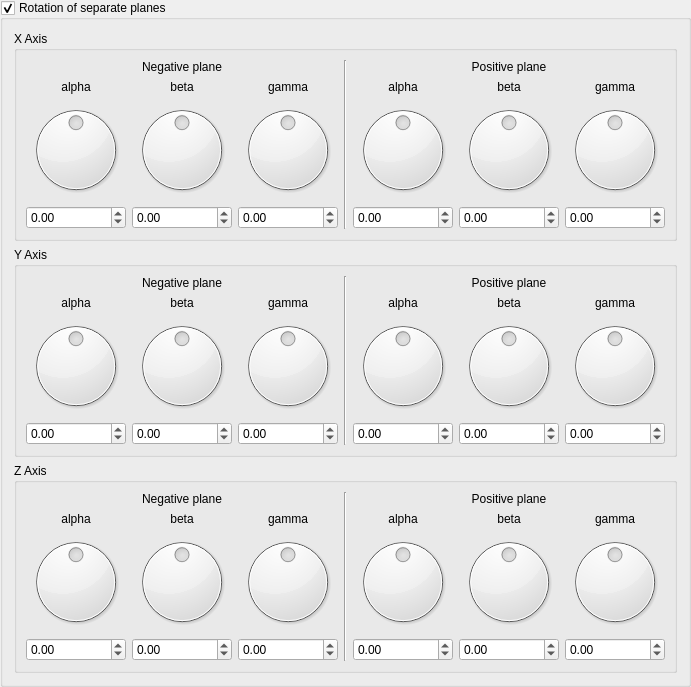
    <widget class="QGroupBox" name="groupCheck_mandelbox_rotations_enabled">
     <property name="title">
      <string>Rotation of separate planes</string>
     </property>
     <property name="checkable">
      <bool>true</bool>
     </property>
     <layout class="QVBoxLayout" name="verticalLayout_4">
      <item>
       <widget class="QGroupBox" name="groupBox_5">
        <property name="title">
         <string>X Axis</string>
        </property>
        <layout class="QVBoxLayout" name="verticalLayout_5">
         <item>
          <layout class="QGridLayout" name="gridLayout_3">
           <item row="3" column="5">
            <widget class="QDoubleSpinBox" name="spinboxd3_mandelbox_rotation_pos_1_y">
             <property name="prefix">
              <string/>
             </property>
             <property name="suffix">
              <string/>
             </property>
             <property name="decimals">
              <number>2</number>
             </property>
             <property name="minimum">
              <double>-180.000000000000000</double>
             </property>
             <property name="maximum">
              <double>180.000000000000000</double>
             </property>
             <property name="singleStep">
              <double>1.000000000000000</double>
             </property>
            </widget>
           </item>
           <item row="3" column="6">
            <widget class="QDoubleSpinBox" name="spinboxd3_mandelbox_rotation_pos_1_z">
             <property name="prefix">
              <string/>
             </property>
             <property name="suffix">
              <string/>
             </property>
             <property name="decimals">
              <number>2</number>
             </property>
             <property name="minimum">
              <double>-180.000000000000000</double>
             </property>
             <property name="maximum">
              <double>180.000000000000000</double>
             </property>
             <property name="singleStep">
              <double>1.000000000000000</double>
             </property>
            </widget>
           </item>
           <item row="3" column="4">
            <widget class="QDoubleSpinBox" name="spinboxd3_mandelbox_rotation_pos_1_x">
             <property name="prefix">
              <string/>
             </property>
             <property name="suffix">
              <string/>
             </property>
             <property name="decimals">
              <number>2</number>
             </property>
             <property name="minimum">
              <double>-180.000000000000000</double>
             </property>
             <property name="maximum">
              <double>180.000000000000000</double>
             </property>
             <property name="singleStep">
              <double>1.000000000000000</double>
             </property>
            </widget>
           </item>
           <item row="3" column="1">
            <widget class="QDoubleSpinBox" name="spinboxd3_mandelbox_rotation_neg_1_y">
             <property name="prefix">
              <string/>
             </property>
             <property name="suffix">
              <string/>
             </property>
             <property name="decimals">
              <number>2</number>
             </property>
             <property name="minimum">
              <double>-180.000000000000000</double>
             </property>
             <property name="maximum">
              <double>180.000000000000000</double>
             </property>
             <property name="singleStep">
              <double>1.000000000000000</double>
             </property>
            </widget>
           </item>
           <item row="3" column="2">
            <widget class="QDoubleSpinBox" name="spinboxd3_mandelbox_rotation_neg_1_z">
             <property name="prefix">
              <string/>
             </property>
             <property name="suffix">
              <string/>
             </property>
             <property name="decimals">
              <number>2</number>
             </property>
             <property name="minimum">
              <double>-180.000000000000000</double>
             </property>
             <property name="maximum">
              <double>180.000000000000000</double>
             </property>
             <property name="singleStep">
              <double>1.000000000000000</double>
             </property>
            </widget>
           </item>
           <item row="1" column="4">
            <widget class="QLabel" name="label_19">
             <property name="text">
              <string>alpha</string>
             </property>
             <property name="alignment">
              <set>Qt::AlignCenter</set>
             </property>
            </widget>
           </item>
           <item row="1" column="5">
            <widget class="QLabel" name="label_20">
             <property name="text">
              <string>beta</string>
             </property>
             <property name="alignment">
              <set>Qt::AlignCenter</set>
             </property>
            </widget>
           </item>
           <item row="1" column="2">
            <widget class="QLabel" name="label_18">
             <property name="text">
              <string>gamma</string>
             </property>
             <property name="alignment">
              <set>Qt::AlignCenter</set>
             </property>
            </widget>
           </item>
           <item row="2" column="1">
            <widget class="QDial" name="dial3_mandelbox_rotation_neg_1_y">
             <property name="minimum">
              <number>-18000</number>
             </property>
             <property name="maximum">
              <number>18000</number>
             </property>
             <property name="wrapping">
              <bool>true</bool>
             </property>
            </widget>
           </item>
           <item row="1" column="1">
            <widget class="QLabel" name="label_16">
             <property name="text">
              <string>beta</string>
             </property>
             <property name="alignment">
              <set>Qt::AlignCenter</set>
             </property>
            </widget>
           </item>
           <item row="2" column="4">
            <widget class="QDial" name="dial3_mandelbox_rotation_pos_1_x">
             <property name="minimum">
              <number>-18000</number>
             </property>
             <property name="maximum">
              <number>18000</number>
             </property>
             <property name="wrapping">
              <bool>true</bool>
             </property>
            </widget>
           </item>
           <item row="2" column="5">
            <widget class="QDial" name="dial3_mandelbox_rotation_pos_1_y">
             <property name="minimum">
              <number>-18000</number>
             </property>
             <property name="maximum">
              <number>18000</number>
             </property>
             <property name="wrapping">
              <bool>true</bool>
             </property>
            </widget>
           </item>
           <item row="3" column="0">
            <widget class="QDoubleSpinBox" name="spinboxd3_mandelbox_rotation_neg_1_x">
             <property name="prefix">
              <string/>
             </property>
             <property name="suffix">
              <string/>
             </property>
             <property name="decimals">
              <number>2</number>
             </property>
             <property name="minimum">
              <double>-180.000000000000000</double>
             </property>
             <property name="maximum">
              <double>180.000000000000000</double>
             </property>
             <property name="singleStep">
              <double>1.000000000000000</double>
             </property>
            </widget>
           </item>
           <item row="2" column="0">
            <widget class="QDial" name="dial3_mandelbox_rotation_neg_1_x">
             <property name="minimum">
              <number>-18000</number>
             </property>
             <property name="maximum">
              <number>18000</number>
             </property>
             <property name="invertedAppearance">
              <bool>false</bool>
             </property>
             <property name="wrapping">
              <bool>true</bool>
             </property>
             <property name="notchesVisible">
              <bool>false</bool>
             </property>
            </widget>
           </item>
           <item row="1" column="0">
            <widget class="QLabel" name="label_17">
             <property name="text">
              <string>alpha</string>
             </property>
             <property name="alignment">
              <set>Qt::AlignCenter</set>
             </property>
            </widget>
           </item>
           <item row="2" column="2">
            <widget class="QDial" name="dial3_mandelbox_rotation_neg_1_z">
             <property name="minimum">
              <number>-18000</number>
             </property>
             <property name="maximum">
              <number>18000</number>
             </property>
             <property name="wrapping">
              <bool>true</bool>
             </property>
            </widget>
           </item>
           <item row="2" column="6">
            <widget class="QDial" name="dial3_mandelbox_rotation_pos_1_z">
             <property name="minimum">
              <number>-18000</number>
             </property>
             <property name="maximum">
              <number>18000</number>
             </property>
             <property name="wrapping">
              <bool>true</bool>
             </property>
            </widget>
           </item>
           <item row="1" column="6">
            <widget class="QLabel" name="label_21">
             <property name="text">
              <string>gamma</string>
             </property>
             <property name="alignment">
              <set>Qt::AlignCenter</set>
             </property>
            </widget>
           </item>
           <item row="0" column="4" colspan="3">
            <widget class="QLabel" name="label_23">
             <property name="text">
              <string>Positive plane</string>
             </property>
             <property name="alignment">
              <set>Qt::AlignCenter</set>
             </property>
            </widget>
           </item>
           <item row="0" column="0" colspan="3">
            <widget class="QLabel" name="label_22">
             <property name="text">
              <string>Negative plane</string>
             </property>
             <property name="alignment">
              <set>Qt::AlignCenter</set>
             </property>
            </widget>
           </item>
           <item row="0" column="3" rowspan="4">
            <widget class="Line" name="line">
             <property name="orientation">
              <enum>Qt::Vertical</enum>
             </property>
            </widget>
           </item>
          </layout>
         </item>
        </layout>
       </widget>
      </item>
      <item>
       <widget class="QGroupBox" name="groupBox_6">
        <property name="title">
         <string>Y Axis</string>
        </property>
        <layout class="QVBoxLayout" name="verticalLayout_6">
         <item>
          <layout class="QGridLayout" name="gridLayout_6">
           <item row="3" column="0">
            <widget class="QDoubleSpinBox" name="spinboxd3_mandelbox_rotation_neg_2_x">
             <property name="prefix">
              <string/>
             </property>
             <property name="suffix">
              <string/>
             </property>
             <property name="decimals">
              <number>2</number>
             </property>
             <property name="minimum">
              <double>-180.000000000000000</double>
             </property>
             <property name="maximum">
              <double>180.000000000000000</double>
             </property>
             <property name="singleStep">
              <double>1.000000000000000</double>
             </property>
            </widget>
           </item>
           <item row="1" column="0">
            <widget class="QLabel" name="label_33">
             <property name="text">
              <string>alpha</string>
             </property>
             <property name="alignment">
              <set>Qt::AlignCenter</set>
             </property>
            </widget>
           </item>
           <item row="2" column="2">
            <widget class="QDial" name="dial3_mandelbox_rotation_neg_2_z">
             <property name="minimum">
              <number>-18000</number>
             </property>
             <property name="maximum">
              <number>18000</number>
             </property>
             <property name="wrapping">
              <bool>true</bool>
             </property>
            </widget>
           </item>
           <item row="2" column="6">
            <widget class="QDial" name="dial3_mandelbox_rotation_pos_2_z">
             <property name="minimum">
              <number>-18000</number>
             </property>
             <property name="maximum">
              <number>18000</number>
             </property>
             <property name="wrapping">
              <bool>true</bool>
             </property>
            </widget>
           </item>
           <item row="1" column="6">
            <widget class="QLabel" name="label_34">
             <property name="text">
              <string>gamma</string>
             </property>
             <property name="alignment">
              <set>Qt::AlignCenter</set>
             </property>
            </widget>
           </item>
           <item row="0" column="4" colspan="3">
            <widget class="QLabel" name="label_35">
             <property name="text">
              <string>Positive plane</string>
             </property>
             <property name="alignment">
              <set>Qt::AlignCenter</set>
             </property>
            </widget>
           </item>
           <item row="0" column="0" colspan="3">
            <widget class="QLabel" name="label_36">
             <property name="text">
              <string>Negative plane</string>
             </property>
             <property name="alignment">
              <set>Qt::AlignCenter</set>
             </property>
            </widget>
           </item>
           <item row="1" column="2">
            <widget class="QLabel" name="label_30">
             <property name="text">
              <string>gamma</string>
             </property>
             <property name="alignment">
              <set>Qt::AlignCenter</set>
             </property>
            </widget>
           </item>
           <item row="2" column="0">
            <widget class="QDial" name="dial3_mandelbox_rotation_neg_2_x">
             <property name="minimum">
              <number>-18000</number>
             </property>
             <property name="maximum">
              <number>18000</number>
             </property>
             <property name="invertedAppearance">
              <bool>false</bool>
             </property>
             <property name="wrapping">
              <bool>true</bool>
             </property>
             <property name="notchesVisible">
              <bool>false</bool>
             </property>
            </widget>
           </item>
           <item row="2" column="1">
            <widget class="QDial" name="dial3_mandelbox_rotation_neg_2_y">
             <property name="minimum">
              <number>-18000</number>
             </property>
             <property name="maximum">
              <number>18000</number>
             </property>
             <property name="wrapping">
              <bool>true</bool>
             </property>
            </widget>
           </item>
           <item row="1" column="1">
            <widget class="QLabel" name="label_37">
             <property name="text">
              <string>beta</string>
             </property>
             <property name="alignment">
              <set>Qt::AlignCenter</set>
             </property>
            </widget>
           </item>
           <item row="2" column="4">
            <widget class="QDial" name="dial3_mandelbox_rotation_pos_2_x">
             <property name="minimum">
              <number>-18000</number>
             </property>
             <property name="maximum">
              <number>18000</number>
             </property>
             <property name="wrapping">
              <bool>true</bool>
             </property>
            </widget>
           </item>
           <item row="2" column="5">
            <widget class="QDial" name="dial3_mandelbox_rotation_pos_2_y">
             <property name="minimum">
              <number>-18000</number>
             </property>
             <property name="maximum">
              <number>18000</number>
             </property>
             <property name="wrapping">
              <bool>true</bool>
             </property>
            </widget>
           </item>
           <item row="3" column="5">
            <widget class="QDoubleSpinBox" name="spinboxd3_mandelbox_rotation_pos_2_y">
             <property name="prefix">
              <string/>
             </property>
             <property name="suffix">
              <string/>
             </property>
             <property name="decimals">
              <number>2</number>
             </property>
             <property name="minimum">
              <double>-180.000000000000000</double>
             </property>
             <property name="maximum">
              <double>180.000000000000000</double>
             </property>
             <property name="singleStep">
              <double>1.000000000000000</double>
             </property>
            </widget>
           </item>
           <item row="3" column="6">
            <widget class="QDoubleSpinBox" name="spinboxd3_mandelbox_rotation_pos_2_z">
             <property name="prefix">
              <string/>
             </property>
             <property name="suffix">
              <string/>
             </property>
             <property name="decimals">
              <number>2</number>
             </property>
             <property name="minimum">
              <double>-180.000000000000000</double>
             </property>
             <property name="maximum">
              <double>180.000000000000000</double>
             </property>
             <property name="singleStep">
              <double>1.000000000000000</double>
             </property>
            </widget>
           </item>
           <item row="3" column="4">
            <widget class="QDoubleSpinBox" name="spinboxd3_mandelbox_rotation_pos_2_x">
             <property name="prefix">
              <string/>
             </property>
             <property name="suffix">
              <string/>
             </property>
             <property name="decimals">
              <number>2</number>
             </property>
             <property name="minimum">
              <double>-180.000000000000000</double>
             </property>
             <property name="maximum">
              <double>180.000000000000000</double>
             </property>
             <property name="singleStep">
              <double>1.000000000000000</double>
             </property>
            </widget>
           </item>
           <item row="3" column="1">
            <widget class="QDoubleSpinBox" name="spinboxd3_mandelbox_rotation_neg_2_y">
             <property name="prefix">
              <string/>
             </property>
             <property name="suffix">
              <string/>
             </property>
             <property name="decimals">
              <number>2</number>
             </property>
             <property name="minimum">
              <double>-180.000000000000000</double>
             </property>
             <property name="maximum">
              <double>180.000000000000000</double>
             </property>
             <property name="singleStep">
              <double>1.000000000000000</double>
             </property>
            </widget>
           </item>
           <item row="3" column="2">
            <widget class="QDoubleSpinBox" name="spinboxd3_mandelbox_rotation_neg_2_z">
             <property name="prefix">
              <string/>
             </property>
             <property name="suffix">
              <string/>
             </property>
             <property name="decimals">
              <number>2</number>
             </property>
             <property name="minimum">
              <double>-180.000000000000000</double>
             </property>
             <property name="maximum">
              <double>180.000000000000000</double>
             </property>
             <property name="singleStep">
              <double>1.000000000000000</double>
             </property>
            </widget>
           </item>
           <item row="1" column="4">
            <widget class="QLabel" name="label_31">
             <property name="text">
              <string>alpha</string>
             </property>
             <property name="alignment">
              <set>Qt::AlignCenter</set>
             </property>
            </widget>
           </item>
           <item row="1" column="5">
            <widget class="QLabel" name="label_32">
             <property name="text">
              <string>beta</string>
             </property>
             <property name="alignment">
              <set>Qt::AlignCenter</set>
             </property>
            </widget>
           </item>
           <item row="0" column="3" rowspan="4">
            <widget class="Line" name="line_2">
             <property name="orientation">
              <enum>Qt::Vertical</enum>
             </property>
            </widget>
           </item>
          </layout>
         </item>
        </layout>
       </widget>
      </item>
      <item>
       <widget class="QGroupBox" name="groupBox_7">
        <property name="title">
         <string>Z Axis</string>
        </property>
        <layout class="QVBoxLayout" name="verticalLayout_7">
         <item>
          <layout class="QGridLayout" name="gridLayout_7">
           <item row="1" column="2">
            <widget class="QLabel" name="label_38">
             <property name="text">
              <string>gamma</string>
             </property>
             <property name="alignment">
              <set>Qt::AlignCenter</set>
             </property>
            </widget>
           </item>
           <item row="3" column="5">
            <widget class="QDoubleSpinBox" name="spinboxd3_mandelbox_rotation_pos_3_y">
             <property name="prefix">
              <string/>
             </property>
             <property name="suffix">
              <string/>
             </property>
             <property name="decimals">
              <number>2</number>
             </property>
             <property name="minimum">
              <double>-180.000000000000000</double>
             </property>
             <property name="maximum">
              <double>180.000000000000000</double>
             </property>
             <property name="singleStep">
              <double>1.000000000000000</double>
             </property>
            </widget>
           </item>
           <item row="1" column="0">
            <widget class="QLabel" name="label_41">
             <property name="text">
              <string>alpha</string>
             </property>
             <property name="alignment">
              <set>Qt::AlignCenter</set>
             </property>
            </widget>
           </item>
           <item row="2" column="2">
            <widget class="QDial" name="dial3_mandelbox_rotation_neg_3_z">
             <property name="minimum">
              <number>-18000</number>
             </property>
             <property name="maximum">
              <number>18000</number>
             </property>
             <property name="wrapping">
              <bool>true</bool>
             </property>
            </widget>
           </item>
           <item row="2" column="6">
            <widget class="QDial" name="dial3_mandelbox_rotation_pos_3_z">
             <property name="minimum">
              <number>-18000</number>
             </property>
             <property name="maximum">
              <number>18000</number>
             </property>
             <property name="wrapping">
              <bool>true</bool>
             </property>
            </widget>
           </item>
           <item row="1" column="6">
            <widget class="QLabel" name="label_42">
             <property name="text">
              <string>gamma</string>
             </property>
             <property name="alignment">
              <set>Qt::AlignCenter</set>
             </property>
            </widget>
           </item>
           <item row="0" column="4" colspan="3">
            <widget class="QLabel" name="label_43">
             <property name="text">
              <string>Positive plane</string>
             </property>
             <property name="alignment">
              <set>Qt::AlignCenter</set>
             </property>
            </widget>
           </item>
           <item row="0" column="0" colspan="3">
            <widget class="QLabel" name="label_44">
             <property name="text">
              <string>Negative plane</string>
             </property>
             <property name="alignment">
              <set>Qt::AlignCenter</set>
             </property>
            </widget>
           </item>
           <item row="2" column="1">
            <widget class="QDial" name="dial3_mandelbox_rotation_neg_3_y">
             <property name="minimum">
              <number>-18000</number>
             </property>
             <property name="maximum">
              <number>18000</number>
             </property>
             <property name="wrapping">
              <bool>true</bool>
             </property>
            </widget>
           </item>
           <item row="1" column="1">
            <widget class="QLabel" name="label_45">
             <property name="text">
              <string>beta</string>
             </property>
             <property name="alignment">
              <set>Qt::AlignCenter</set>
             </property>
            </widget>
           </item>
           <item row="2" column="4">
            <widget class="QDial" name="dial3_mandelbox_rotation_pos_3_x">
             <property name="minimum">
              <number>-18000</number>
             </property>
             <property name="maximum">
              <number>18000</number>
             </property>
             <property name="wrapping">
              <bool>true</bool>
             </property>
            </widget>
           </item>
           <item row="2" column="5">
            <widget class="QDial" name="dial3_mandelbox_rotation_pos_3_y">
             <property name="minimum">
              <number>-18000</number>
             </property>
             <property name="maximum">
              <number>18000</number>
             </property>
             <property name="wrapping">
              <bool>true</bool>
             </property>
            </widget>
           </item>
           <item row="3" column="6">
            <widget class="QDoubleSpinBox" name="spinboxd3_mandelbox_rotation_pos_3_z">
             <property name="prefix">
              <string/>
             </property>
             <property name="suffix">
              <string/>
             </property>
             <property name="decimals">
              <number>2</number>
             </property>
             <property name="minimum">
              <double>-180.000000000000000</double>
             </property>
             <property name="maximum">
              <double>180.000000000000000</double>
             </property>
             <property name="singleStep">
              <double>1.000000000000000</double>
             </property>
            </widget>
           </item>
           <item row="3" column="4">
            <widget class="QDoubleSpinBox" name="spinboxd3_mandelbox_rotation_pos_3_x">
             <property name="prefix">
              <string/>
             </property>
             <property name="suffix">
              <string/>
             </property>
             <property name="decimals">
              <number>2</number>
             </property>
             <property name="minimum">
              <double>-180.000000000000000</double>
             </property>
             <property name="maximum">
              <double>180.000000000000000</double>
             </property>
             <property name="singleStep">
              <double>1.000000000000000</double>
             </property>
            </widget>
           </item>
           <item row="3" column="1">
            <widget class="QDoubleSpinBox" name="spinboxd3_mandelbox_rotation_neg_3_y">
             <property name="prefix">
              <string/>
             </property>
             <property name="suffix">
              <string/>
             </property>
             <property name="decimals">
              <number>2</number>
             </property>
             <property name="minimum">
              <double>-180.000000000000000</double>
             </property>
             <property name="maximum">
              <double>180.000000000000000</double>
             </property>
             <property name="singleStep">
              <double>1.000000000000000</double>
             </property>
            </widget>
           </item>
           <item row="3" column="2">
            <widget class="QDoubleSpinBox" name="spinboxd3_mandelbox_rotation_neg_3_z">
             <property name="prefix">
              <string/>
             </property>
             <property name="suffix">
              <string/>
             </property>
             <property name="decimals">
              <number>2</number>
             </property>
             <property name="minimum">
              <double>-180.000000000000000</double>
             </property>
             <property name="maximum">
              <double>180.000000000000000</double>
             </property>
             <property name="singleStep">
              <double>1.000000000000000</double>
             </property>
            </widget>
           </item>
           <item row="1" column="4">
            <widget class="QLabel" name="label_39">
             <property name="text">
              <string>alpha</string>
             </property>
             <property name="alignment">
              <set>Qt::AlignCenter</set>
             </property>
            </widget>
           </item>
           <item row="1" column="5">
            <widget class="QLabel" name="label_40">
             <property name="text">
              <string>beta</string>
             </property>
             <property name="alignment">
              <set>Qt::AlignCenter</set>
             </property>
            </widget>
           </item>
           <item row="3" column="0">
            <widget class="QDoubleSpinBox" name="spinboxd3_mandelbox_rotation_neg_3_x">
             <property name="prefix">
              <string/>
             </property>
             <property name="suffix">
              <string/>
             </property>
             <property name="decimals">
              <number>2</number>
             </property>
             <property name="minimum">
              <double>-180.000000000000000</double>
             </property>
             <property name="maximum">
              <double>180.000000000000000</double>
             </property>
             <property name="singleStep">
              <double>1.000000000000000</double>
             </property>
            </widget>
           </item>
           <item row="2" column="0">
            <widget class="QDial" name="dial3_mandelbox_rotation_neg_3_x">
             <property name="minimum">
              <number>-18000</number>
             </property>
             <property name="maximum">
              <number>18000</number>
             </property>
             <property name="invertedAppearance">
              <bool>false</bool>
             </property>
             <property name="wrapping">
              <bool>true</bool>
             </property>
             <property name="notchesVisible">
              <bool>false</bool>
             </property>
            </widget>
           </item>
           <item row="0" column="3" rowspan="4">
            <widget class="Line" name="line_3">
             <property name="orientation">
              <enum>Qt::Vertical</enum>
             </property>
            </widget>
           </item>
          </layout>
         </item>
        </layout>
       </widget>
      </item>
     </layout>
    </widget>
